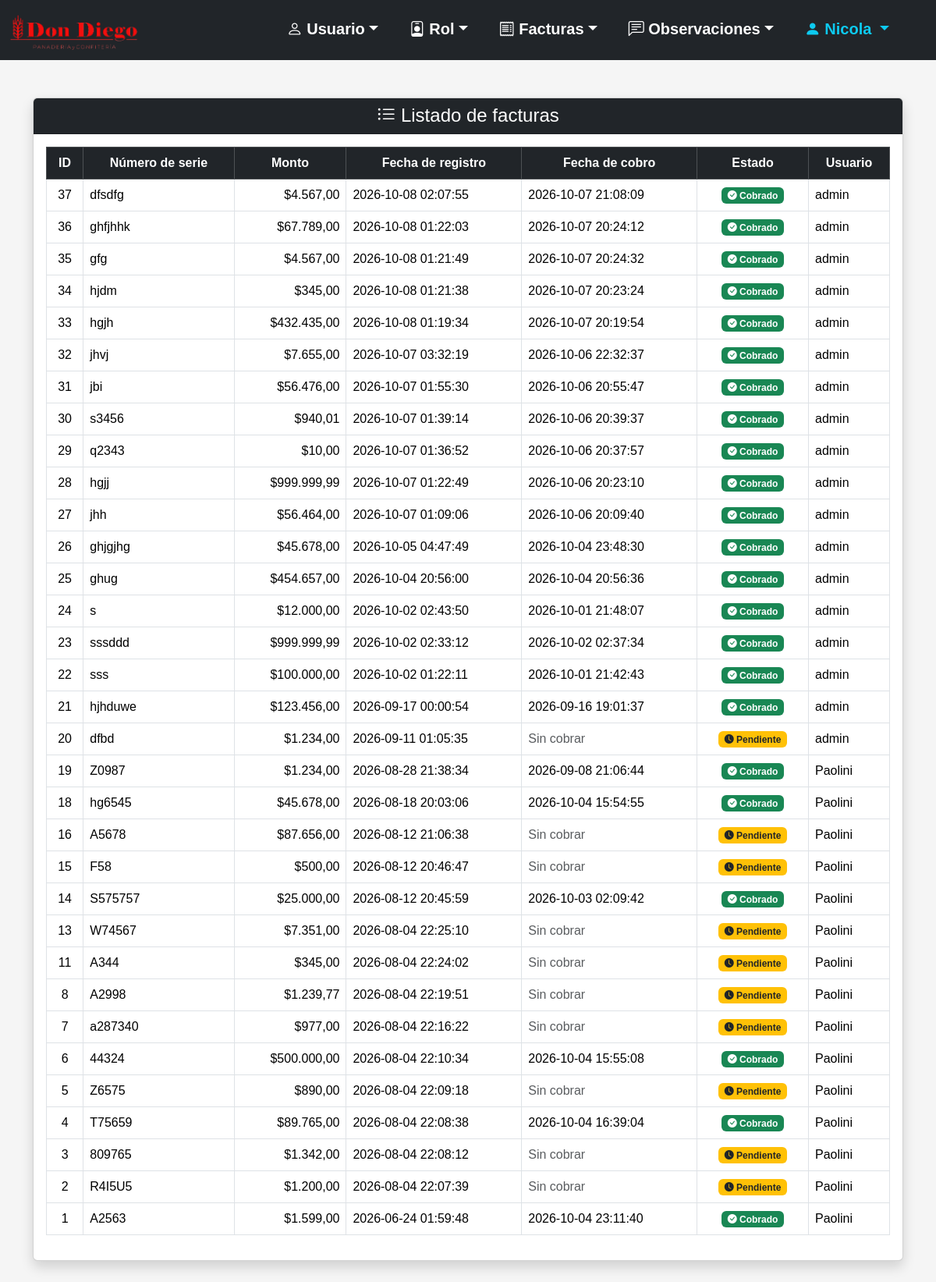
The app's page /Panaderia-v2/facturas.php (signed in) with its own data.
### tables this page shows
CREATE TABLE `usuario` (
  `id` smallint(5) UNSIGNED NOT NULL,
  `usuario` varchar(32) NOT NULL,
  `contrasenia` varchar(255) NOT NULL,
  `activo` tinyint(1) NOT NULL DEFAULT 1,
  `id_ROL` tinyint(3) UNSIGNED NOT NULL
);

CREATE TABLE `factura` (
  `id` int(10) UNSIGNED NOT NULL,
  `numero_serie` varchar(20) NOT NULL,
  `monto` decimal(8,2) NOT NULL,
  `fecha_registro` datetime NOT NULL,
  `fecha_cobro` datetime DEFAULT NULL,
  `estado` enum('Cobrado','Pendiente','Anulada') NOT NULL DEFAULT 'Pendiente',
  `id_usuario_registro` smallint(5) UNSIGNED NOT NULL,
  `id_usuario_asignado` smallint(5) DEFAULT NULL
);

### Panaderia-v2/facturas.php (the view, shortened to what this page needs)
<?php
require_once "conexion.php";
$sql = "SELECT factura.id, factura.numero_serie, factura.monto, factura.fecha_registro, factura.fecha_cobro, factura.estado, usuario.usuario AS usuario
        FROM factura INNER JOIN usuario ON factura.id_USUARIO_registro = usuario.id
        ORDER BY factura.fecha_registro DESC";
$stmt = $conexion->prepare($sql);
$stmt->execute();
$facturas = $stmt->fetchAll(PDO::FETCH_ASSOC);
?>
<!DOCTYPE html>
<html lang="es">
<head>
    <link rel="stylesheet" href="css/bootstrap-5.3.8/css/bootstrap.min.css">
    <link rel="stylesheet" href="imagenes/bootstrap-icons-1.13.1/bootstrap-icons.min.css">
    <link rel="stylesheet" href="css/estilo.css">
</head>
<body>
    <?php require_once "menu.php"; ?>
    <div class="container mt-5">
        <div class="card shadow mb-5">
            <div class="card-header bg-dark text-white text-center">
                <h4 class="mb-0"><i class="bi bi-list-ul"></i> Listado de facturas</h4>
            </div>
            <div class="card-body">
                <?php if (count($facturas) > 0): ?>
                    <div class="table-responsive">
                        <table class="table table-bordered table-hover align-middle">
                            <thead class="table-dark text-center">
                                <tr>
                                    <th>ID</th>
                                    <th>Número de serie</th>
                                    <th>Monto</th>
                                    <th>Fecha de registro</th>
                                    <th>Fecha de cobro</th>
                                    <th>Estado</th>
                                    <th>Usuario</th>
                                </tr>
                            </thead>
                            <tbody>
                                <?php foreach ($facturas as $factura): ?>
                                    <tr>
                                        <td class="text-center"><?= htmlspecialchars($factura["id"]) ?></td>
                                        <td><?= htmlspecialchars($factura["numero_serie"]) ?></td>
                                        <td class="text-end">$<?= number_format($factura["monto"], 2, ',', '.') ?></td>
                                        <td><?= htmlspecialchars($factura["fecha_registro"]) ?></td>
                                        <td>
                                            <?php if ($factura["fecha_cobro"] !== null): ?>
                                                <?= htmlspecialchars($factura["fecha_cobro"]) ?>
                                            <?php else: ?>
                                                <span class="text-muted">Sin cobrar</span>
                                            <?php endif; ?>
                                        </td>
                                        <td class="text-center">
                                            <?php if ($factura["estado"] == "Cobrado"): ?>
                                                <span class="badge bg-success"><i class="bi bi-check-circle-fill"></i> Cobrado</span>
                                            <?php elseif ($factura["estado"] == "Pendiente"): ?>
                                                <span class="badge bg-warning text-dark"><i class="bi bi-clock-fill"></i> Pendiente</span>
                                            <?php elseif ($factura["estado"] == "Anulada"): ?>
                                                <span class="badge bg-danger"><i class="bi bi-x-circle-fill"></i> Anulada</span>
                                            <?php else: ?>
                                                <span class="badge bg-secondary">
                                                    <?= htmlspecialchars($factura["estado"]) ?>
                                                </span>
                                            <?php endif; ?>
                                        </td>
                                        <td>
                                            <?= htmlspecialchars($factura["usuario"]) ?>
                                        </td>
                                    </tr>
                                <?php endforeach; ?>
                            </tbody>
                        </table>
                    </div>
                <?php endif; ?>
            </div>
        </div>
    </div>
</body>
</html>

### Panaderia-v2/menu.php (shortened to what this page needs)
<?php
if (isset($_SESSION["id_usuario"])) {
    $sqlUsuario = "SELECT usuario FROM usuario WHERE id = ?";
    $stmtUsuario = $conexion->prepare($sqlUsuario);
    $stmtUsuario->execute([$_SESSION["id_usuario"]]);
    $usuarioLogueado = $stmtUsuario->fetch(PDO::FETCH_ASSOC);
}
?>
<nav class="navbar navbar-expand-lg navbar-dark bg-dark">
    <div class="container-fluid">
        <a class="navbar-brand" href="#"><img src="imagenes/logo.png" alt="Panaderia" width="50%" height="50%" class="d-inline-block align-text-top"></a>
        <div class="offcanvas offcanvas-end text-bg-dark" tabindex="-1" id="menuNavegacion" aria-labelledby="menuNavegacionLabel">
            <div class="offcanvas-body">
                <ul class="navbar-nav flex-grow-1 pe-3 gap-4 fs-5">
                    <li class="nav-item dropdown nav-underline">
                        <a class="nav-link dropdown-toggle fw-bold" href="#" role="button" data-bs-toggle="dropdown" aria-expanded="false"><i class="bi bi-person"></i> Usuario</a>
                    </li>
                    <li class="nav-item dropdown nav-underline">
                        <a class="nav-link dropdown-toggle fw-bold" href="#" role="button" data-bs-toggle="dropdown" aria-expanded="false"><i class="bi bi-person-badge"></i> Rol</a>
                    </li>
                    <li class="nav-item dropdown nav-underline">
                        <a class="nav-link dropdown-toggle fw-bold" href="#" role="button" data-bs-toggle="dropdown" aria-expanded="false"><i class="bi bi-receipt"></i> Facturas</a>
                    </li>
                    <li class="nav-item dropdown nav-underline">
                        <a class="nav-link dropdown-toggle fw-bold" href="#" role="button" data-bs-toggle="dropdown" aria-expanded="false"><i class="bi bi-chat-left-text"></i> Observaciones</a>
                    </li>
                    <li class="nav-item dropdown ms-auto d-none d-lg-block">
                       <a class="nav-link dropdown-toggle fw-bold usuario-menu" href="#" role="button" data-bs-toggle="dropdown" aria-expanded="false">
                            <i class="bi bi-person-fill"></i>
                            <?= htmlspecialchars($usuarioLogueado["usuario"]) ?>
                        </a>
                    </li>
                </ul>
            </div>
        </div>
    </div>
</nav>

### Panaderia-v2/css/estilo.css (style rules this page uses)
body { font-family: Arial, sans-serif; background: #f5f5f5; margin: 0; padding: 0; width: 100%; max-width: 100%; overflow-x: hidden; }
.navbar .nav-link, .navbar .navbar-brand { color: white !important; }
.navbar .usuario-menu { color: #0dcaf0 !important; }
.navbar { width: 100%; max-width: 100%; margin: 0; padding-left: 0; padding-right: 0; }
.navbar .container-fluid { width: 100%; max-width: 100%; margin: 0; padding-left: 12px; padding-right: 12px; }

### records on screen
usuario: usuario "Nicola"
factura: id "37", numero_serie "dfsdfg", monto "4.567,00", fecha_registro "2026-10-08 02:07:55", fecha_cobro "2026-10-07 21:08:09", estado "Cobrado" (drawn), id_usuario_registro.usuario "admin"
factura: id "36", numero_serie "ghfjhhk", monto "67.789,00", fecha_registro "2026-10-08 01:22:03", fecha_cobro "2026-10-07 20:24:12", estado "Cobrado" (drawn), id_usuario_registro.usuario "admin"
factura: id "35", numero_serie "gfg", monto "4.567,00", fecha_registro "2026-10-08 01:21:49", fecha_cobro "2026-10-07 20:24:32", estado "Cobrado" (drawn), id_usuario_registro.usuario "admin"
factura: id "34", numero_serie "hjdm", monto "345,00", fecha_registro "2026-10-08 01:21:38", fecha_cobro "2026-10-07 20:23:24", estado "Cobrado" (drawn), id_usuario_registro.usuario "admin"
factura: id "33", numero_serie "hgjh", monto "432.435,00", fecha_registro "2026-10-08 01:19:34", fecha_cobro "2026-10-07 20:19:54", estado "Cobrado" (drawn), id_usuario_registro.usuario "admin"
factura: id "32", numero_serie "jhvj", monto "7.655,00", fecha_registro "2026-10-07 03:32:19", fecha_cobro "2026-10-06 22:32:37", estado "Cobrado" (drawn), id_usuario_registro.usuario "admin"
factura: id "31", numero_serie "jbi", monto "56.476,00", fecha_registro "2026-10-07 01:55:30", fecha_cobro "2026-10-06 20:55:47", estado "Cobrado" (drawn), id_usuario_registro.usuario "admin"
factura: id "30", numero_serie "s3456", monto "940,01", fecha_registro "2026-10-07 01:39:14", fecha_cobro "2026-10-06 20:39:37", estado "Cobrado" (drawn), id_usuario_registro.usuario "admin"
factura: id "29", numero_serie "q2343", monto "10,00", fecha_registro "2026-10-07 01:36:52", fecha_cobro "2026-10-06 20:37:57", estado "Cobrado" (drawn), id_usuario_registro.usuario "admin"
factura: id "28", numero_serie "hgjj", monto "999.999,99", fecha_registro "2026-10-07 01:22:49", fecha_cobro "2026-10-06 20:23:10", estado "Cobrado" (drawn), id_usuario_registro.usuario "admin"
factura: id "27", numero_serie "jhh", monto "56.464,00", fecha_registro "2026-10-07 01:09:06", fecha_cobro "2026-10-06 20:09:40", estado "Cobrado" (drawn), id_usuario_registro.usuario "admin"
factura: id "26", numero_serie "ghjgjhg", monto "45.678,00", fecha_registro "2026-10-05 04:47:49", fecha_cobro "2026-10-04 23:48:30", estado "Cobrado" (drawn), id_usuario_registro.usuario "admin"
factura: id "25", numero_serie "ghug", monto "454.657,00", fecha_registro "2026-10-04 20:56:00", fecha_cobro "2026-10-04 20:56:36", estado "Cobrado" (drawn), id_usuario_registro.usuario "admin"
factura: id "24", numero_serie "s", monto "12.000,00", fecha_registro "2026-10-02 02:43:50", fecha_cobro "2026-10-01 21:48:07", estado "Cobrado" (drawn), id_usuario_registro.usuario "admin"
factura: id "23", numero_serie "sssddd", monto "999.999,99", fecha_registro "2026-10-02 02:33:12", fecha_cobro "2026-10-02 02:37:34", estado "Cobrado" (drawn), id_usuario_registro.usuario "admin"
factura: id "22", numero_serie "sss", monto "100.000,00", fecha_registro "2026-10-02 01:22:11", fecha_cobro "2026-10-01 21:42:43", estado "Cobrado" (drawn), id_usuario_registro.usuario "admin"
factura: id "21", numero_serie "hjhduwe", monto "123.456,00", fecha_registro "2026-09-17 00:00:54", fecha_cobro "2026-09-16 19:01:37", estado "Cobrado" (drawn), id_usuario_registro.usuario "admin"
factura: id "20", numero_serie "dfbd", monto "1.234,00", fecha_registro "2026-09-11 01:05:35", shows "Sin cobrar", estado "Pendiente" (drawn), id_usuario_registro.usuario "admin"
factura: id "19", numero_serie "Z0987", monto "1.234,00", fecha_registro "2026-08-28 21:38:34", fecha_cobro "2026-09-08 21:06:44", estado "Cobrado" (drawn), id_usuario_registro.usuario "Paolini"
factura: id "18", numero_serie "hg6545", monto "45.678,00", fecha_registro "2026-08-18 20:03:06", fecha_cobro "2026-10-04 15:54:55", estado "Cobrado" (drawn), id_usuario_registro.usuario "Paolini"
factura: id "16", numero_serie "A5678", monto "87.656,00", fecha_registro "2026-08-12 21:06:38", shows "Sin cobrar", estado "Pendiente" (drawn), id_usuario_registro.usuario "Paolini"
factura: id "15", numero_serie "F58", monto "500,00", fecha_registro "2026-08-12 20:46:47", shows "Sin cobrar", estado "Pendiente" (drawn), id_usuario_registro.usuario "Paolini"
factura: id "14", numero_serie "S575757", monto "25.000,00", fecha_registro "2026-08-12 20:45:59", fecha_cobro "2026-10-03 02:09:42", estado "Cobrado" (drawn), id_usuario_registro.usuario "Paolini"
factura: id "13", numero_serie "W74567", monto "7.351,00", fecha_registro "2026-08-04 22:25:10", shows "Sin cobrar", estado "Pendiente" (drawn), id_usuario_registro.usuario "Paolini"
factura: id "11", numero_serie "A344", monto "345,00", fecha_registro "2026-08-04 22:24:02", shows "Sin cobrar", estado "Pendiente" (drawn), id_usuario_registro.usuario "Paolini"
factura: id "8", numero_serie "A2998", monto "1.239,77", fecha_registro "2026-08-04 22:19:51", shows "Sin cobrar", estado "Pendiente" (drawn), id_usuario_registro.usuario "Paolini"
factura: id "7", numero_serie "a287340", monto "977,00", fecha_registro "2026-08-04 22:16:22", shows "Sin cobrar", estado "Pendiente" (drawn), id_usuario_registro.usuario "Paolini"
factura: id "6", numero_serie "44324", monto "500.000,00", fecha_registro "2026-08-04 22:10:34", fecha_cobro "2026-10-04 15:55:08", estado "Cobrado" (drawn), id_usuario_registro.usuario "Paolini"
factura: id "5", numero_serie "Z6575", monto "890,00", fecha_registro "2026-08-04 22:09:18", shows "Sin cobrar", estado "Pendiente" (drawn), id_usuario_registro.usuario "Paolini"
factura: id "4", numero_serie "T75659", monto "89.765,00", fecha_registro "2026-08-04 22:08:38", fecha_cobro "2026-10-04 16:39:04", estado "Cobrado" (drawn), id_usuario_registro.usuario "Paolini"
factura: id "3", numero_serie "809765", monto "1.342,00", fecha_registro "2026-08-04 22:08:12", shows "Sin cobrar", estado "Pendiente" (drawn), id_usuario_registro.usuario "Paolini"
factura: id "2", numero_serie "R4I5U5", monto "1.200,00", fecha_registro "2026-08-04 22:07:39", shows "Sin cobrar", estado "Pendiente" (drawn), id_usuario_registro.usuario "Paolini"
factura: id "1", numero_serie "A2563", monto "1.599,00", fecha_registro "2026-06-24 01:59:48", fecha_cobro "2026-10-04 23:11:40", estado "Cobrado" (drawn), id_usuario_registro.usuario "Paolini"
